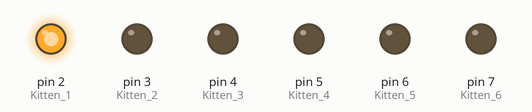
The sketch below on a simulated Arduino Uno, built with avr-gcc and run on an emulated ATmega328P. Parts: output pins drawn as LEDs (lit = HIGH).

Above: at 0.02 s.
At 0.32 s:
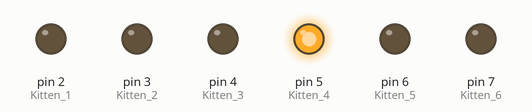
At 0.72 s:
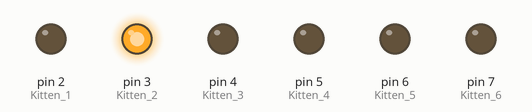
At 1.47 s:
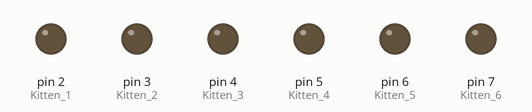
At 2.22 s:
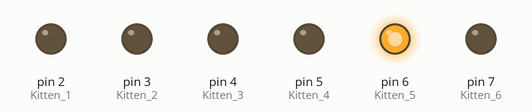
At 2.92 s:
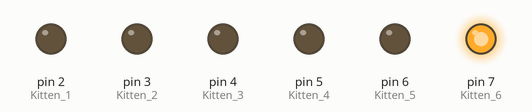
Timing chart, 0 to 3.2 s (numbered marks = the images above):
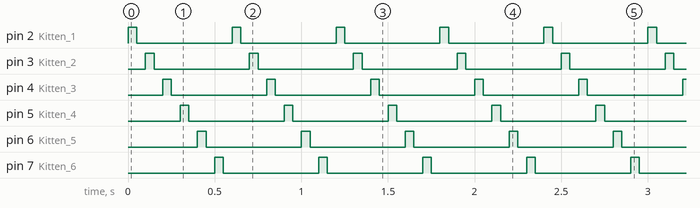

The sketch:

Light-Attack.ino
```cpp
const int Kitten_1 = 2;
const int Kitten_2 = 3;
const int Kitten_3 = 4;
const int Kitten_4 = 5;
const int Kitten_5 = 6;
const int Kitten_6 = 7;

void setup() {
  // put your setup code here, to run once:
  pinMode(Kitten_1, OUTPUT);
  pinMode(Kitten_2, OUTPUT);
  pinMode(Kitten_3, OUTPUT);
  pinMode(Kitten_4, OUTPUT);
  pinMode(Kitten_5, OUTPUT);
  pinMode(Kitten_6, OUTPUT);
}

void loop() {
  // put your main code here, to run repeatedly:
  Selem(Kitten_1, 50);
  Selem(Kitten_2, 50);
  Selem(Kitten_3, 50);
  Selem(Kitten_4, 50);
  Selem(Kitten_5, 50);
  Selem(Kitten_6, 50);
}


void Selem(int Kitten, int time) {
  digitalWrite(Kitten, HIGH);
  delay(time);
  digitalWrite(Kitten, LOW);
  delay(time);
}
```

Measured:
- by itself, pin 2 (Kitten_1), pin 3 (Kitten_2), pin 4 (Kitten_3), pin 5 (Kitten_4), pin 6 (Kitten_5), pin 7 (Kitten_6): alternates HIGH for 0.05 s and LOW for 0.55 s
- by itself, everything shown: repeats every 0.60 s, in 12 steps
